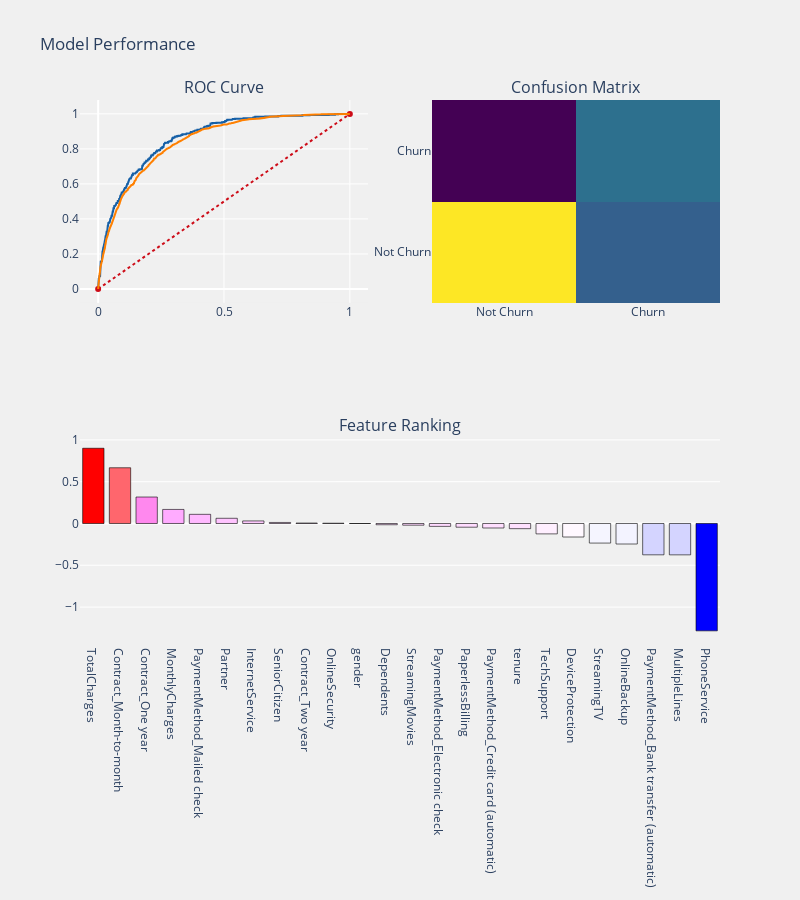

Notebook cell for this chart:
### Markdown cell above
### 5.4 Ridge Model (Balanced)

### Code cell
ridge_logreg = LogisticRegression(class_weight='balanced', random_state=6)
ridge_logit = ridge_logreg.fit(X_train_transformed,y_train)

prediction_function(ridge_logit,X_train_transformed,X_test_transformed,y_train,y_test)

### Figure 1 — Plotly figure (JSON) as saved in the notebook; plotly's stock layout.template omitted (floating-point values rounded to 4 significant figures; data arrays with more than 128 entries replaced by an {"elided": "..."} marker saying what was removed)
{"data": [{"colorscale": [[0, "#440154"], [0.1111, "#482878"], [0.2222, "#3e4989"], [0.3333, "#31688e"], [0.4444, "#26828e"], [0.5556, "#1f9e89"], [0.6667, "#35b779"], [0.7778, "#6ece58"], [0.8889, "#b5de2b"], [1, "#fde725"]], "name": "matrix", "showscale": false, "type": "heatmap", "x": ["Not Churn", "Churn"], "xaxis": "x2", "y": ["Not Churn", "Churn"], "yaxis": "y2", "z": [[941, 342], [78, 397]]}, {"line": {"color": "rgb(22, 96, 167)", "width": 2}, "name": "ROC Test", "type": "scatter", "x": {"elided": "459 float values"}, "xaxis": "x", "y": {"elided": "459 float values"}, "yaxis": "y"}, {"line": {"color": "rgb(205, 12, 24)", "dash": "dot", "width": 2}, "type": "scatter", "x": [0, 1], "xaxis": "x", "y": [0, 1], "yaxis": "y"}, {"line": {"color": "rgb(255, 128, 0)", "width": 2}, "name": "ROC Train", "type": "scatter", "x": {"elided": "1447 float values"}, "xaxis": "x", "y": {"elided": "1447 float values"}, "yaxis": "y"}, {"marker": {"color": [0.9, 0.6668, 0.3167, 0.1684, 0.1096, 0.06237, 0.03064, 0.01235, 0.005898, 0.003845, 0, -0.01495, -0.02017, -0.03451, -0.03629, -0.04429, -0.05382, -0.06182, -0.1242, -0.1617, -0.2342, -0.2455, -0.3748, -0.375, -1.284], "colorscale": [[0, "rgb(0,0,255)"], [0.1, "rgb(51,153,255)"], [0.2, "rgb(102,204,255)"], [0.3, "rgb(153,204,255)"], [0.4, "rgb(204,204,255)"], [0.5, "rgb(255,255,255)"], [0.6, "rgb(255,204,255)"], [0.7, "rgb(255,153,255)"], [0.8, "rgb(255,102,204)"], [0.9, "rgb(255,102,102)"], [1, "rgb(255,0,0)"]], "line": {"color": "black", "width": 0.6}}, "name": "coefficients", "type": "bar", "x": ["TotalCharges", "Contract_Month-to-month", "Contract_One year", "MonthlyCharges", "PaymentMethod_Mailed check", "Partner", "InternetService", "SeniorCitizen", "Contract_Two year", "OnlineSecurity", "gender", "Dependents", "StreamingMovies", "PaymentMethod_Electronic check", null, "PaperlessBilling", "PaymentMethod_Credit card (automatic)", "tenure", "TechSupport", "DeviceProtection", "StreamingTV", "OnlineBackup", "PaymentMethod_Bank transfer (automatic)", "MultipleLines", "PhoneService"], "xaxis": "x3", "y": [0.9, 0.6668, 0.3167, 0.1684, 0.1096, 0.06237, 0.03064, 0.01235, 0.005898, 0.003845, 0, -0.01495, -0.02017, -0.03451, -0.03629, -0.04429, -0.05382, -0.06182, -0.1242, -0.1617, -0.2342, -0.2455, -0.3748, -0.375, -1.284], "yaxis": "y3"}], "layout": {"annotations": [{"font": {"size": 16}, "showarrow": false, "text": "ROC Curve", "x": 0.225, "xanchor": "center", "xref": "paper", "y": 1, "yanchor": "bottom", "yref": "paper"}, {"font": {"size": 16}, "showarrow": false, "text": "Confusion Matrix", "x": 0.775, "xanchor": "center", "xref": "paper", "y": 1, "yanchor": "bottom", "yref": "paper"}, {"font": {"size": 16}, "showarrow": false, "text": "Feature Ranking", "x": 0.5, "xanchor": "center", "xref": "paper", "y": 0.375, "yanchor": "bottom", "yref": "paper"}], "autosize": false, "height": 900, "margin": {"b": 195}, "paper_bgcolor": "rgba(240,240,240, 0.95)", "plot_bgcolor": "rgba(240,240,240, 0.95)", "showlegend": false, "title": {"text": "Model Performance"}, "width": 800, "xaxis": {"anchor": "y", "domain": [0, 0.45]}, "xaxis2": {"anchor": "y2", "domain": [0.55, 1]}, "xaxis3": {"anchor": "y3", "domain": [0, 1]}, "yaxis": {"anchor": "x", "domain": [0.625, 1]}, "yaxis2": {"anchor": "x2", "domain": [0.625, 1]}, "yaxis3": {"anchor": "x3", "domain": [0, 0.375]}}}
